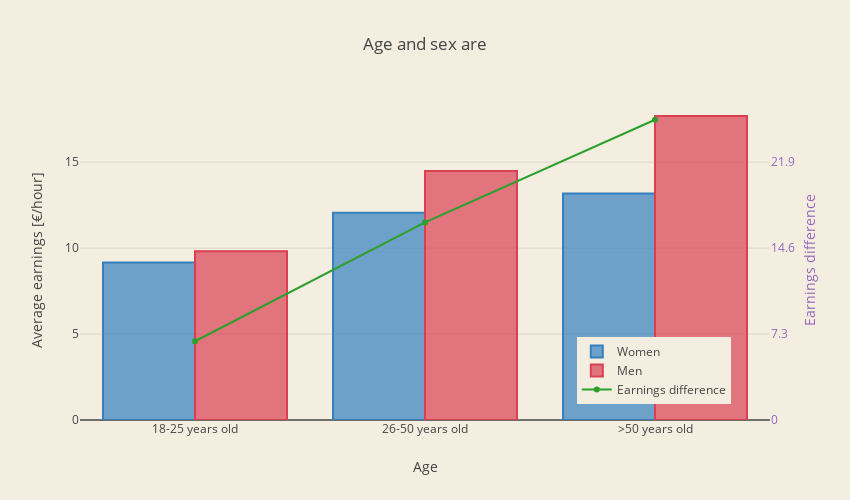

The code cell stored with this chart in its notebook:
### Markdown cell above
<b>NOTE:</b> As we have seen in [1] there is a strong connection between sex, age and occupation, and the amount of money earned. Unfortunately, due to the way dataset was build, we can not use all of these attributes at the same time. Firstly, let's look at how the pay varies depending on gender and age.

### Code cell
age = ["18-25 years old", "26-50 years old", ">50 years old"]
woman_age = ["SNHMF1814", "SNHMF2614", "SNHMF5014"]
woman_salary_age = salary[woman_age].mean().tolist()
man_age = ["SNHMH1814", "SNHMH2614", "SNHMH5014"]
man_salary_age = salary[man_age].mean().tolist()

dif_in_prc_age = []
for w, m in zip(woman_salary_age, man_salary_age):
    dif_in_prc_age.append(round(abs(w-m)/m * 100, 2))
    
trace1 = go.Bar(
    x = age,
    y = woman_salary_age,
    name='Women',
    marker=dict(
        color='rgba(55, 128, 191, 0.7)',
        line=dict(
            color='rgba(55, 128, 191, 1.0)',
            width=2,
        )
    )
)
trace2 = go.Bar(
    x = age,
    y = man_salary_age,
    name='Men',
    marker=dict(
        color='rgba(219, 64, 82, 0.7)',
        line=dict(
            color='rgba(219, 64, 82, 1.0)',
            width=2,
        )
    )
)

trace3 = go.Scatter(
    x = age,
    y = dif_in_prc_age,
    name='Earnings difference',
    mode = 'lines+markers',
    yaxis='y2'
)

data = [trace1, trace2, trace3]
layout = go.Layout(
    barmode='group',
    title = 'Age and sex are',
    width=850,
    height=500,
    paper_bgcolor='rgb(244, 238, 225)',
    plot_bgcolor='rgb(244, 238, 225)',
    yaxis = dict(
        title= 'Average earnings [€/hour]',
        anchor = 'x',
        rangemode='tozero'
    ),
    xaxis = dict(title= 'Age'),
    
    yaxis2=dict(
        title='Earnings difference',
        titlefont=dict(
            color='rgb(148, 103, 189)'
        ),
        tickfont=dict(
            color='rgb(148, 103, 189)'
        ),
        overlaying='y',
        side='right',
        anchor = 'x',
        rangemode = 'tozero',
        dtick = 7.3
    ),
    #legend=dict(x=-.1, y=1.2)
    legend=dict(x=0.72, y=0.05)
)

fig = go.Figure(data=data, layout=layout)
py.iplot(fig)

### Figure 1 — Plotly figure (JSON) as saved in the notebook; plotly's stock layout.template omitted (floating-point values rounded to 4 significant figures)
{"data": [{"marker": {"color": "rgba(55, 128, 191, 0.7)", "line": {"color": "rgba(55, 128, 191, 1.0)", "width": 2}}, "name": "Women", "type": "bar", "x": ["18-25 years old", "26-50 years old", ">50 years old"], "y": [9.163, 12.06, 13.18]}, {"marker": {"color": "rgba(219, 64, 82, 0.7)", "line": {"color": "rgba(219, 64, 82, 1.0)", "width": 2}}, "name": "Men", "type": "bar", "x": ["18-25 years old", "26-50 years old", ">50 years old"], "y": [9.819, 14.49, 17.69]}, {"mode": "lines+markers", "name": "Earnings difference", "type": "scatter", "x": ["18-25 years old", "26-50 years old", ">50 years old"], "y": [6.69, 16.79, 25.51], "yaxis": "y2"}], "layout": {"barmode": "group", "height": 500, "legend": {"x": 0.72, "y": 0.05}, "paper_bgcolor": "rgb(244, 238, 225)", "plot_bgcolor": "rgb(244, 238, 225)", "title": "Age and sex are", "width": 850, "xaxis": {"title": "Age"}, "yaxis": {"anchor": "x", "rangemode": "tozero", "title": "Average earnings [€/hour]"}, "yaxis2": {"anchor": "x", "dtick": 7.3, "overlaying": "y", "rangemode": "tozero", "side": "right", "tickfont": {"color": "rgb(148, 103, 189)"}, "title": "Earnings difference", "titlefont": {"color": "rgb(148, 103, 189)"}}}}
